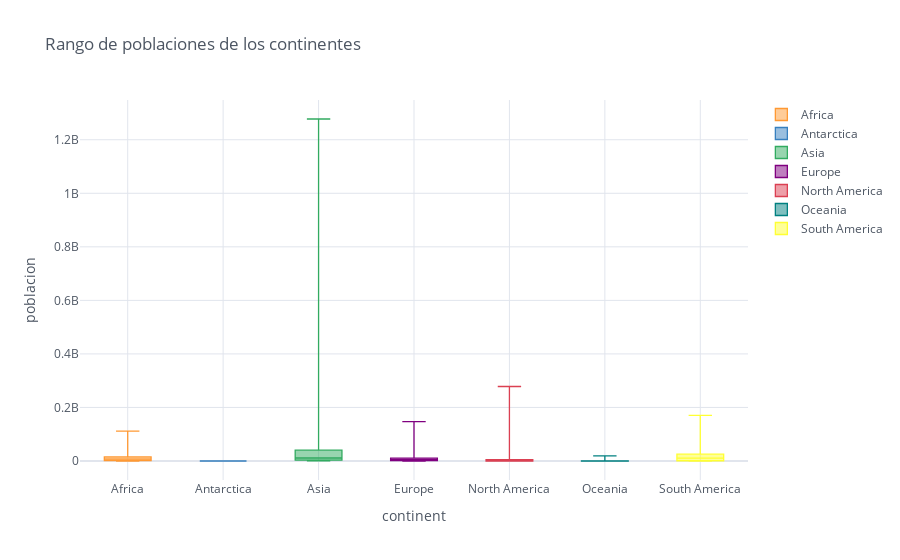

Write notebook code for a chart like this one.
### Code cell
# Boxplot o grafico de caja

Data1.iplot(kind='box', xTitle='continent',
                    yTitle='poblacion', title='Rango de poblaciones de los continentes')

### Figure 1 — Plotly figure (JSON) as saved in the notebook; plotly's stock layout.template omitted (floating-point values rounded to 4 significant figures; data arrays with more than 128 entries replaced by an {"elided": "..."} marker saying what was removed)
{"data": [{"boxpoints": false, "line": {"width": 1.3}, "marker": {"color": "rgba(255, 153, 51, 1.0)"}, "name": "Africa", "orientation": "v", "type": "box", "y": {"elided": "239 int values"}}, {"boxpoints": false, "line": {"width": 1.3}, "marker": {"color": "rgba(55, 128, 191, 1.0)"}, "name": "Antarctica", "orientation": "v", "type": "box", "y": {"elided": "239 int values"}}, {"boxpoints": false, "line": {"width": 1.3}, "marker": {"color": "rgba(50, 171, 96, 1.0)"}, "name": "Asia", "orientation": "v", "type": "box", "y": {"elided": "239 int values"}}, {"boxpoints": false, "line": {"width": 1.3}, "marker": {"color": "rgba(128, 0, 128, 1.0)"}, "name": "Europe", "orientation": "v", "type": "box", "y": {"elided": "239 int values"}}, {"boxpoints": false, "line": {"width": 1.3}, "marker": {"color": "rgba(219, 64, 82, 1.0)"}, "name": "North America", "orientation": "v", "type": "box", "y": {"elided": "239 int values"}}, {"boxpoints": false, "line": {"width": 1.3}, "marker": {"color": "rgba(0, 128, 128, 1.0)"}, "name": "Oceania", "orientation": "v", "type": "box", "y": {"elided": "239 int values"}}, {"boxpoints": false, "line": {"width": 1.3}, "marker": {"color": "rgba(255, 255, 51, 1.0)"}, "name": "South America", "orientation": "v", "type": "box", "y": {"elided": "239 int values"}}], "layout": {"legend": {"bgcolor": "#FFFFFF", "font": {"color": "#4D5663"}}, "paper_bgcolor": "#FFFFFF", "plot_bgcolor": "#FFFFFF", "title": {"font": {"color": "#4D5663"}, "text": "Rango de poblaciones de los continentes"}, "xaxis": {"gridcolor": "#E1E5ED", "showgrid": true, "tickfont": {"color": "#4D5663"}, "title": {"font": {"color": "#4D5663"}, "text": "continent"}, "zerolinecolor": "#E1E5ED"}, "yaxis": {"gridcolor": "#E1E5ED", "showgrid": true, "tickfont": {"color": "#4D5663"}, "title": {"font": {"color": "#4D5663"}, "text": "poblacion"}, "zerolinecolor": "#E1E5ED"}}}
